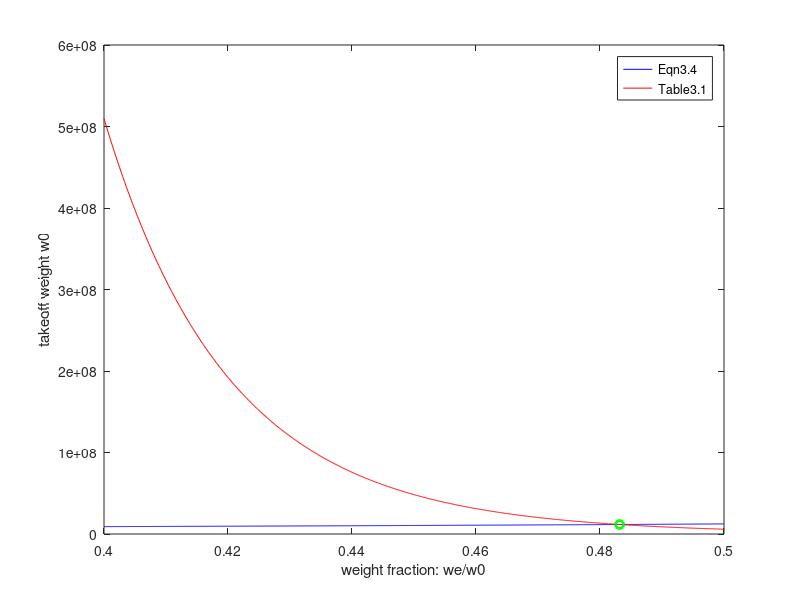
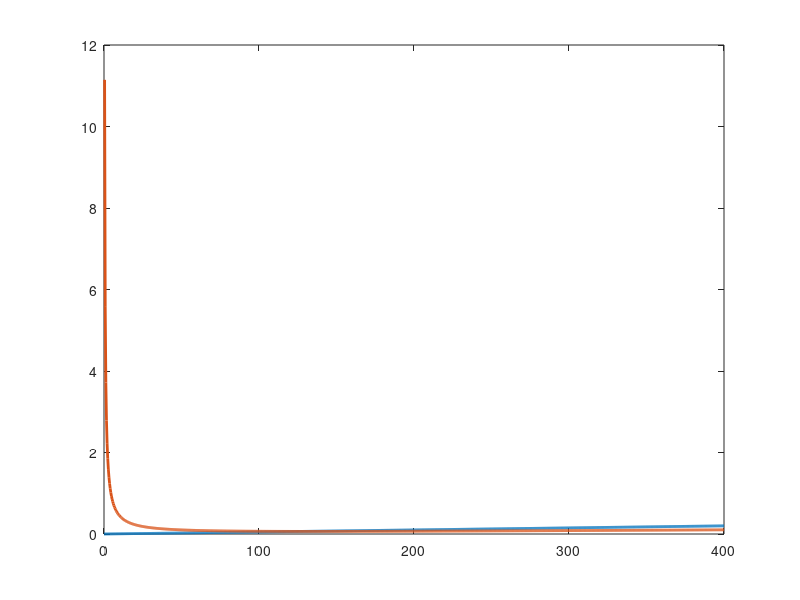

Write MATLAB code to recreate these figures, in order. (Note: this script raises an error after producing the figures.)
clc;
clear all;
close all;

% Cargo = 5400;                       %ft^3
Mcruise = 0.7;                        % cruise Mach number
% Range = 7500;                       % Nautical Miles
% RangeFt = Range * 6076.12;          % nmi to ft
% Alt = 35000;                        % ft
% Altm = Alt*0.3048;                  % m
Vapproach = 300;                    % knots
Vapproachft = Vapproach*1.68781;    % ft/s
CargoDensity = 10; % lbs/ft^3

TEU_volume = 1172;                  % ft^3
TEU_gross_mass = 56000;             % Loaded mass per TEU
TEU_mass = 4780;                    % lbs
TEU_n = 60;                        % Number of TEUs
Range = 6000;                       % Nautical Miles - LA - Shanghai
RangeFt = Range * 6076.12;          % nmi to ft
Alt = 150;                          % ft ***

W_TEU = TEU_gross_mass*TEU_n;
W_TEU_empty = TEU_mass*TEU_n;

Ncrew = 6;                         % Number of crew
PassWeight = 220;                   % Weight of human in lbs
Wcrew = Ncrew * PassWeight;
Wpayload = Wcrew + W_TEU;

%% Design Gross Takeoff Weight Estimate

L_Dfactor = 1;                  % Propeller most efficient cruise L/D factor
% L_Dfactor = 0.866;              % Turbojet most efficient cruise L/D factor
L_D = 40;                           % Estimate from Raymer
a35000 = 969.16;                    % Speed of sound at 35000ft
Vcruise = Mcruise * a35000; 
SFCcruise = 0.5./(3600);              % Estimate from Raymer from 1/hr to 1/s

W1_0 = 0.95;                        % Takeoff Weight factor *** better estimate?
W3_2 = exp((-RangeFt*SFCcruise)./(Vcruise*L_D*L_Dfactor)); % Breguet range equation
W5_4 = 0.995;                       % Landing Weight factor

Ws_o = W1_0*W3_2*W5_4;    % Whole mission Weight fraction
Wf_o = 1.06.*(1-Ws_o);              % Fuel Weight fraction

C = -0.05; % Flying boat estimation
A = 1.09;
K = 1; % fixed sweep

f = @(x) (Wpayload)./(1-Wf_o-x);  %Eqn 3.4
g = @(x) exp(1./C.*log(1./(A.*K).*x));  %Table 3.1
h = @(x) f(x) - g(x);                   %Function handle for intersection
x_intersect = fzero(h, 0.4);
y_intersect = f(x_intersect);

% range of empty weight fraction
we1 = linspace(0.4,0.5,1000); % we/w0 Box 3.1 0.436 to 0.432

plot(we1,f(we1),'b-',we1,g(we1),'r-',x_intersect,y_intersect,'go','LineWidth',2);
legend('Eqn3.4','Table3.1')
xlabel('weight fraction: we/w0')
ylabel('takeoff weight w0')

TEU_frac_gross = W_TEU_empty./y_intersect;
TEU_frac_empty = W_TEU_empty./(y_intersect.*x_intersect);

%% Thrust to Weight Ratio and Wing Loading 

SweepQuart = 0;                % fig 4.19
ClMax = 2;                    % Double slotted flaps (same as 767) fig 5.3
Cdo = 0.0105*0.777;             % For jet aircraft section 5.3.7
AR = 3;                         % Aspect ratio from chapter 3
TOP4 = 1000;                     % Takeoff parameter for 4 engines Fig 5.4
e = 0.85;                        % Oswald efficieny factor section 5.3.7
gft = 32;                       % ft/s^2

Vstall = Vapproachft./1.3;

rhosl = 1.225; 
rho_cruise = 1.225;

% [T,a,P,rho_cruise] = atmosisa(Altm);        % Atmosphere data
rho_cruise_ft = rho_cruise./515.37881852553;% Convert to slugs/ft^3

rho_td = 1.225;                             % rho touchdown kg/m^3
rho_td_ft = rho_td./515.37881852553;        % Convert to slugs/ft^3

sigma = rho_td./rhosl;                      % Density ratio

qcruise = 0.5*rho_cruise_ft*Vcruise.^2; % Dynamic pressure at cruise 

vto = 249.333; % ft/s takeoff speed of 737
dhdt = 10; % ft/s climb rate set by FAR 25


f = @(x) x./(TOP4*sigma*ClMax);       % Eqn 5.9, f = W/S, x = T/W, Takeoff
g = @(x) ((qcruise*Cdo)./x) + x.*(1./(qcruise.*pi.*AR.*e)); % Eq 5.24, g = W/S, Cruise
W_Sstall = Vstall.^2*rho_td_ft*ClMax*0.5; % Relation between W/S and Vstall, Stall

W_S = linspace(0,400,1000);         % W/S from 0 to 200

figure()
plot(W_S,f(W_S),'LineWidth',2)
hold on
plot(W_S,g(W_S),'LineWidth',2)
hold on
xline(W_Sstall,'LineWidth',2)
legend('Takeoff','Cruise','VStall')
xlabel('W/S - Wing Loading (lb/ft^2)')
ylabel('T/W - Thrust to Weight ratio')

ylim([0,0.4])
% xlim([0,100])

W_Sgraph = 300; % Selected W_S and T_W from graph
T_Wgraph = 0.08;

Sref = y_intersect/W_Sgraph; % Reference area from graph ft^2 

b = sqrt(Sref*AR); % Wing span 

%% Plane sizing

a = 0.67; % Table 6.3 for general aviation - twin engine 
C = 0.43;

fuselage_length_raymer = a*y_intersect.^C; % ft


Thrust_req = T_Wgraph .* y_intersect; % Total thrust required in lbf
Thrust_per_engine = Thrust_req/2;